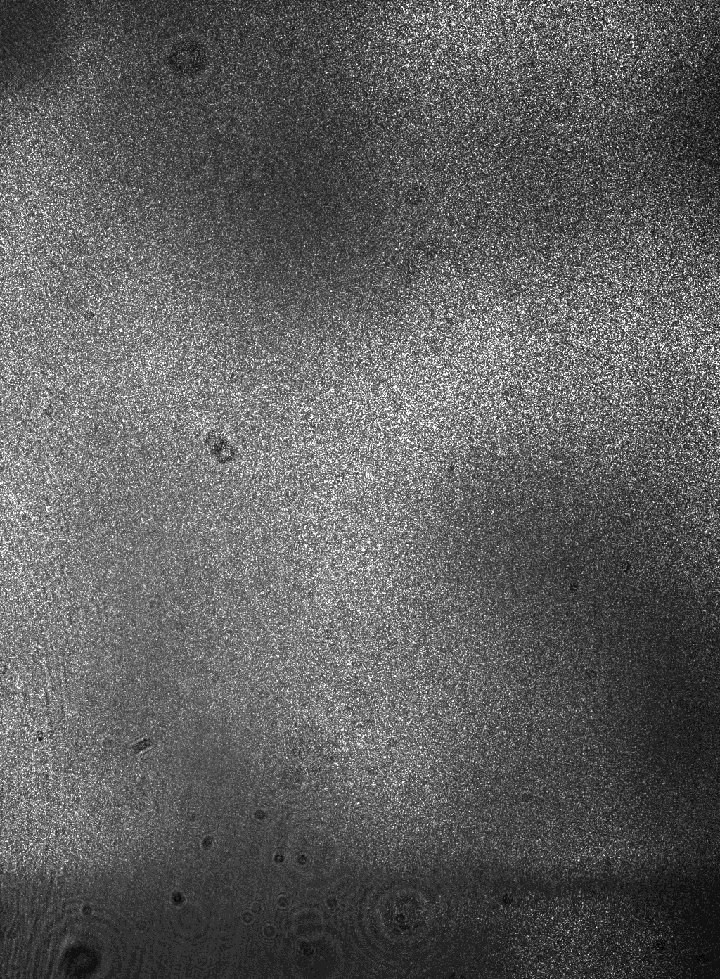
#> input picture Practica ESPI/Imagenes_ESPI/Sin sonido/pxfly_0007.tif, 720 x 979 px, shrunk from 1024 x 1392 before the run; the run also reads 4 pictures not shown here
$ jupyter execute --allow-errors Practica_ESPI.ipynb   (shell and % lines are left out)   (older library calls are emulated)
#> lines starting #> are read from the running program, lines starting #| are printed output that depends on the picture; after the words box and inside, x2 and y2 are one past the last pixel; in counts of white or black regions, pixels touching at a corner belong together
#> further down, ref1 is the input picture: shape (979, 720) uint16; min 153, max 4095, mean 1551.2
#| uint16
#| uint16
### PCO_PixelFly/procesamiento/operaciones_basicas.py
import numpy as np
import cv2

def restar_consecutivas(frame_actual, frame_anterior):
    """Resta dos matrices forzando el formato flotante."""
    img_act = frame_actual.astype(np.float32)
    img_ant = frame_anterior.astype(np.float32)

    return np.abs(img_act - img_ant)
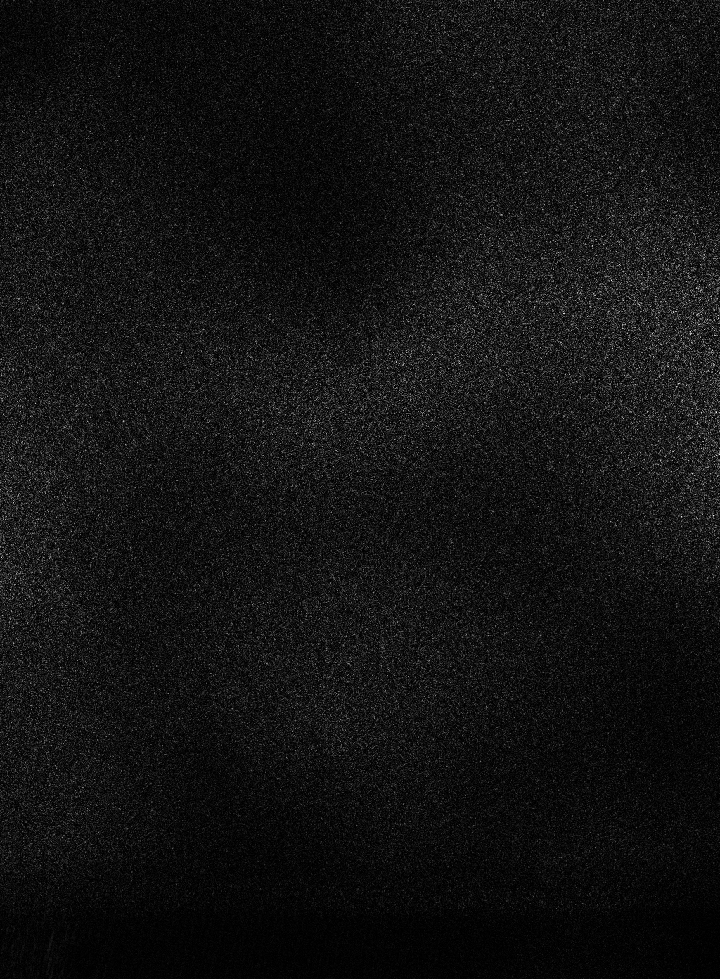
#> returned value: shape (979, 720) float32; min 0, max 2479, mean 188.6; drawn with min black and max white

def normalizar_float_a_uint8(imagen_float):
    """Convierte la matriz flotante resultante a 8 bits (0-255) para visualización."""
    return cv2.normalize(imagen_float, None, 0, 255, cv2.NORM_MINMAX, dtype=cv2.CV_8U)

### PCO_PixelFly/procesamiento/filtros_en_frecuencia.py
import cv2
import numpy as np

def filtro_pasa_bajas_frecuencia(imagen_float, radio_corte=50):
    """
    Aplica un filtro pasa bajas en el dominio de la frecuencia.
    Recibe y devuelve una matriz de tipo float.
    """
#> called with radio_corte = 50
    # 1. Transformada de Fourier 2D y centrado de frecuencias
    f_transform = np.fft.fft2(imagen_float)
    f_shift = np.fft.fftshift(f_transform)

    # 2. Crear una máscara circular (1 adentro, 0 afuera)
    filas, columnas = imagen_float.shape
#> filas = 979; columnas = 720
    centro_row, centro_col = filas // 2, columnas // 2
#> centro_row = 489; centro_col = 360

    Y, X = np.ogrid[:filas, :columnas]
#> Y = 979 values from 0 to 978
    distancia_al_centro = np.sqrt((X - centro_col)**2 + (Y - centro_row)**2)
    mascara = distancia_al_centro <= radio_corte

    # 3. Aplicar la máscara y hacer la transformada inversa
    f_shift_filtrado = f_shift * mascara
    f_ishift = np.fft.ifftshift(f_shift_filtrado)
    img_reconstruida = np.fft.ifft2(f_ishift)

    # Devolvemos la magnitud (valores reales)
    return np.abs(img_reconstruida).astype(np.float32)
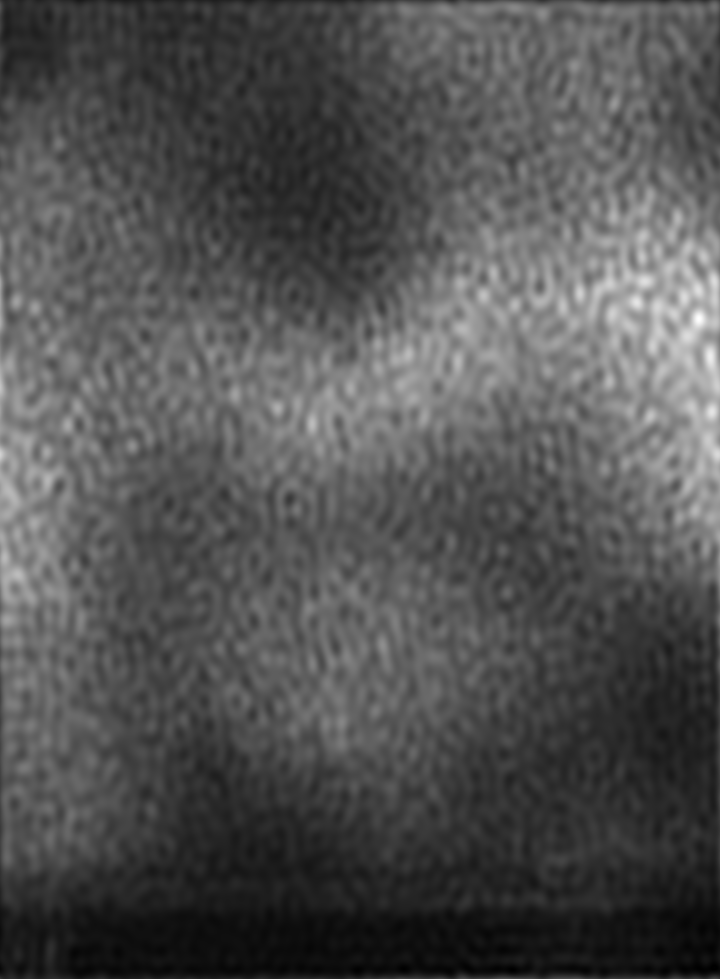
#> returned value: shape (979, 720) float32; min 0.511, max 585.5, mean 188.6; drawn with min black and max white

### Practica ESPI/Practica_ESPI.ipynb
# Practica ESPI

[cell 1]
import numpy as np
import cv2
import matplotlib.pyplot as plt

[cell 2]
# metemos toodas las imagenes
ref1 = cv2.imread('Imagenes_ESPI/Sin sonido/pxfly_0007.tif', cv2.IMREAD_GRAYSCALE | cv2.IMREAD_ANYDEPTH)
print(ref1.dtype)
# Convertimos a float64
ref1 = np.float64(ref1)
plt.imshow(ref1, cmap='gray')

[cell 3]
son1 = cv2.imread('Imagenes_ESPI/Con Sonido/pxfly_0001.tif', cv2.IMREAD_GRAYSCALE | cv2.IMREAD_ANYDEPTH)
print(son1.dtype)
son1 = np.float64(son1)
plt.imshow(son1, cmap='gray')

[cell 4]

import sys
import os

# 2. Le decimos a Python que mire "una carpeta hacia atrás" (..) y entre a PCO_PixelFly
ruta_pco = os.path.abspath('../PCO_PixelFly')

if ruta_pco not in sys.path:
    sys.path.append(ruta_pco)
# Biblioteca propia
from procesamiento import filtros_en_frecuencia
from procesamiento import operaciones_basicas

[cell 5]
resta1 = operaciones_basicas.restar_consecutivas(ref1, son1)
plt.imshow(resta1, cmap='gray')

[cell 6]
# Pasa bajas
Primero_filtrado = filtros_en_frecuencia.filtro_pasa_bajas_frecuencia(resta1, radio_corte=50)
plt.imshow(Primero_filtrado, cmap='gray')

[cell 7]
# Imagenes sin sonido
sinson1 = cv2.imread('Imagenes_ESPI/Sin sonido/pxfly_0007.tif', cv2.IMREAD_GRAYSCALE | cv2.IMREAD_ANYDEPTH)
sinson1 = np.float64(sinson1)
sinson2 = cv2.imread('Imagenes_ESPI/Sin sonido/pxfly_0007.tif', cv2.IMREAD_GRAYSCALE | cv2.IMREAD_ANYDEPTH)
sinson2 = np.float64(sinson2)

[cell 8]
# Imagenes con sonido
son1 = cv2.imread('Imagenes_ESPI/Con sonido/pxfly_0001.tif', cv2.IMREAD_GRAYSCALE | cv2.IMREAD_ANYDEPTH)
son1 = np.float64(son1)
son2 = cv2.imread('Imagenes_ESPI/Con sonido/pxfly_0002.tif', cv2.IMREAD_GRAYSCALE | cv2.IMREAD_ANYDEPTH)
son2 = np.float64(son2)
son3 = cv2.imread('Imagenes_ESPI/Con sonido/pxfly_0003.tif', cv2.IMREAD_GRAYSCALE | cv2.IMREAD_ANYDEPTH)
son3 = np.float64(son3)
son4 = cv2.imread('Imagenes_ESPI/Con sonido/pxfly_0002.tif', cv2.IMREAD_GRAYSCALE | cv2.IMREAD_ANYDEPTH)
son4 = np.float64(son4)

[cell 9]
# Imagenes de referencia
ref2 = cv2.imread('Imagenes_ESPI/Referencia/pxfly_0010.tif', cv2.IMREAD_GRAYSCALE | cv2.IMREAD_ANYDEPTH)
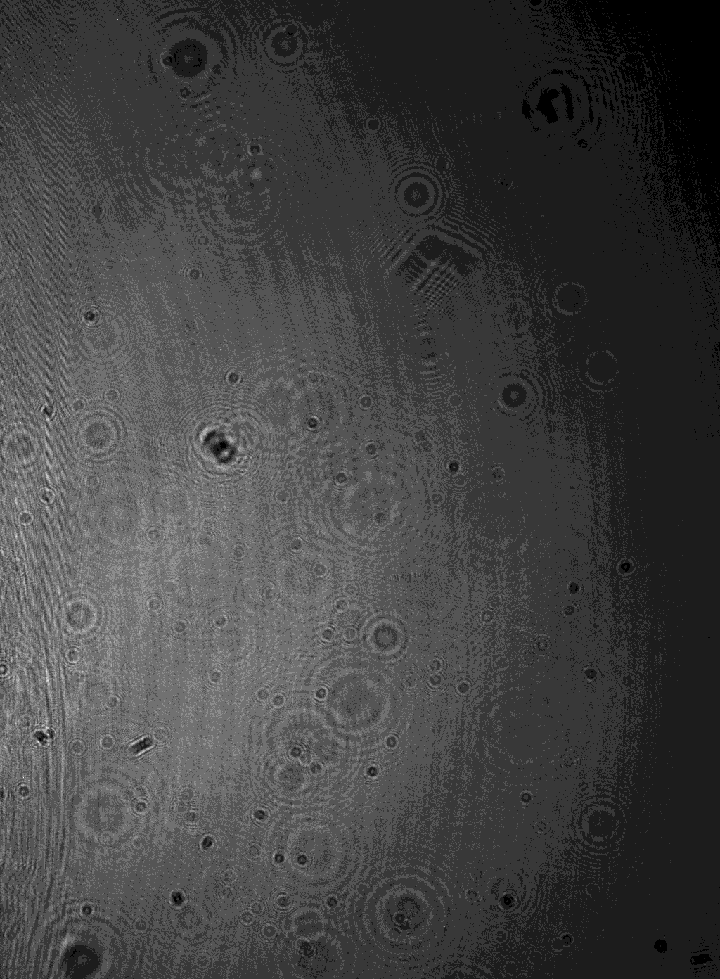
#> input picture Practica ESPI/Imagenes_ESPI/Referencia/pxfly_0010.tif, 720 x 979 px, shrunk from 1024 x 1392 before the run
#> ref2 is the input picture: shape (979, 720) uint16; min 58, max 2487, mean 723.2
ref2 = np.float64(ref2)
ref1 = cv2.imread('Imagenes_ESPI/Referencia/pxfly_0011.tif', cv2.IMREAD_GRAYSCALE | cv2.IMREAD_ANYDEPTH)
ref1 = np.float64(ref1)

[cell 10]
# Imagenes del objeto
obj1 = cv2.imread('Imagenes_ESPI/Objeto/pxfly_0008.tif', cv2.IMREAD_GRAYSCALE | cv2.IMREAD_ANYDEPTH)
obj1 = np.float64(obj1)
#> obj1 = nan
obj2 = cv2.imread('Imagenes_ESPI/Objeto/pxfly_0009.tif', cv2.IMREAD_GRAYSCALE | cv2.IMREAD_ANYDEPTH)
obj2 = np.float64(obj2)
#> obj2 = nan

[cell 11]
# Arreglo con todas las imagenes originales
Con_sonido = np.array([son1, son2, son3, son4])
Sin_sonido = np.array([sinson1, sinson2])
referencia = np.array([ref1, ref2])
objeto = np.array([obj1, obj2])
#> objeto = [nan, nan]

[cell 12]
# radio de corte
r = 20

# Ploteado
fig, axes = plt.subplots(2, 4, figsize = (20, 10))
i , j = 0, 0
for sinj in Sin_sonido:
    for soni in Con_sonido:
        resta = operaciones_basicas.restar_consecutivas(soni, sinj)
        filtrada = filtros_en_frecuencia.filtro_pasa_bajas_frecuencia(resta, radio_corte=r)

        # Colocar la imagen en el subplot actual
        axes[j, i].imshow(filtrada, cmap='viridis') # Puedes usar cmap='gray' para blanco y negro

        # Opcional: Agregar un título a cada imagen
        axes[j, i].set_title(f'Sonido {i+1} vs Sin son {j+1}')

        # Opcional: Ocultar los ejes (líneas y números) para un aspecto más limpio
        axes[j, i].axis('off')
        i+=1
    j+=1
    i = 0
#> this loop made 2 passes
#> (j, i) on passes 1 to 2: (1, 0), (2, 0)
#> pass 1, in filtro_pasa_bajas_frecuencia (call 2), `distancia_al_centro = np.sqrt((X - centro_col)**2 + (Y - centro_row)**2)`:
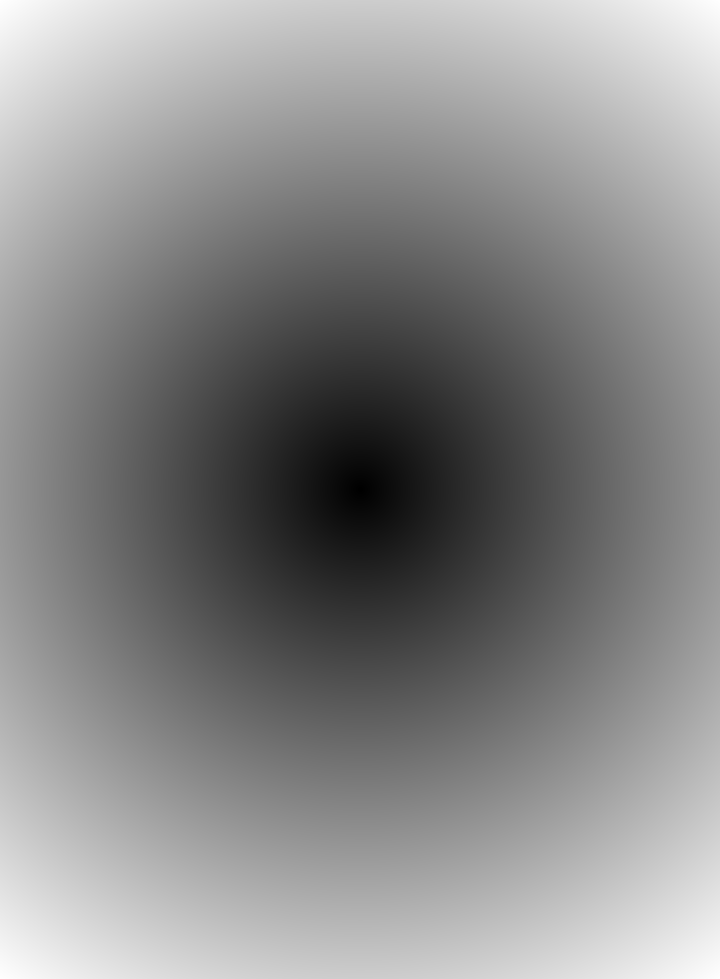
#> distancia_al_centro: shape (979, 720) float64; min 0, max 607.2, mean 327.3; drawn with min black and max white
#> pass 1, in filtro_pasa_bajas_frecuencia (call 2), `mascara = distancia_al_centro <= radio_corte`:
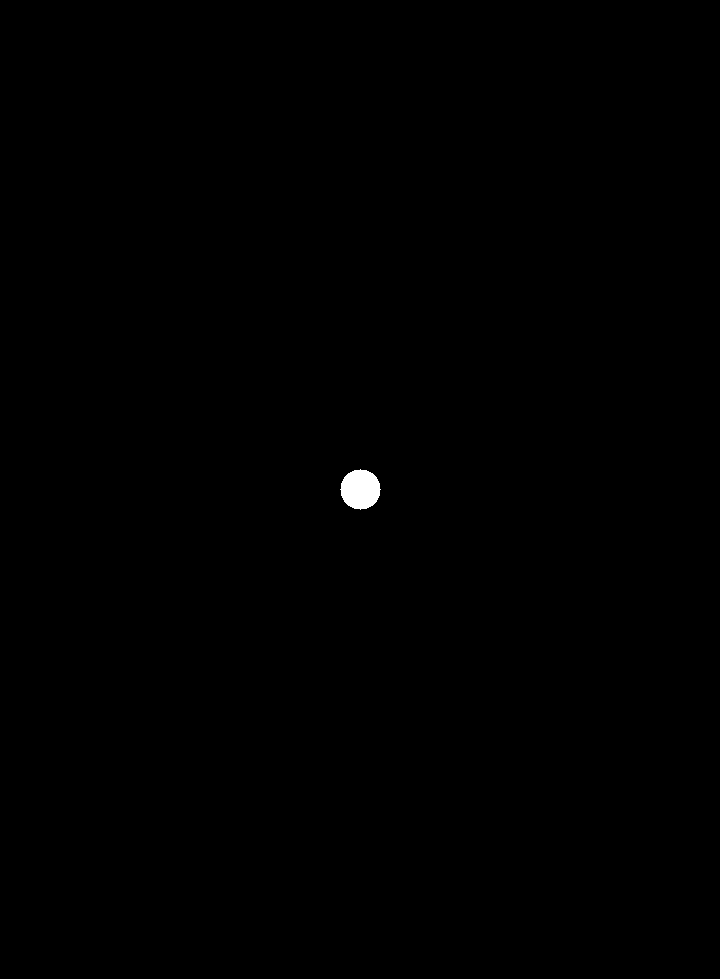
#> mascara: shape (979, 720) bool; 0.18% white; 1 white region, box (x1, y1, x2, y2) and area: (340, 469, 381, 510) 1257
#> after the loop, j = 2

# Ajustar el espaciado automáticamente para que los títulos no se superpongan
plt.tight_layout()

# Mostrar la plantilla final
plt.show()
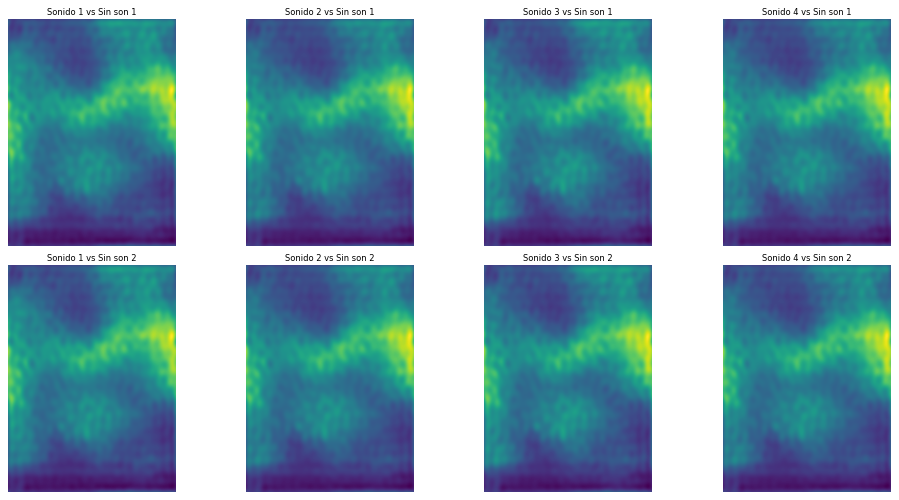
#> figure drawn by matplotlib, 8 panels
